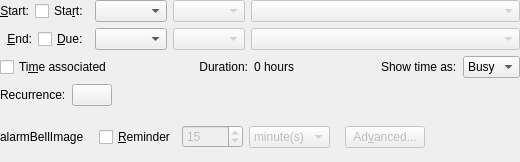
<?xml version="1.0" encoding="UTF-8"?>
<ui version="4.0">
 <class>IncidenceDateTimeEditor</class>
 <widget class="QWidget" name="IncidenceDateTimeEditor">
  <property name="geometry">
   <rect>
    <x>0</x>
    <y>0</y>
    <width>520</width>
    <height>162</height>
   </rect>
  </property>
  <property name="windowTitle">
   <string>Form</string>
  </property>
  <layout class="QGridLayout" name="gridLayout">
   <property name="margin">
    <number>0</number>
   </property>
   <item row="0" column="0">
    <layout class="QHBoxLayout" name="horizontalLayout_6">
     <item>
      <widget class="QLabel" name="mStartLabel">
       <property name="sizePolicy">
        <sizepolicy hsizetype="Minimum" vsizetype="Preferred">
         <horstretch>0</horstretch>
         <verstretch>0</verstretch>
        </sizepolicy>
       </property>
       <property name="text">
        <string>&amp;Start:</string>
       </property>
       <property name="alignment">
        <set>Qt::AlignRight|Qt::AlignTrailing|Qt::AlignVCenter</set>
       </property>
       <property name="buddy">
        <cstring>mStartDateEdit</cstring>
       </property>
      </widget>
     </item>
     <item>
      <widget class="QCheckBox" name="mStartCheck">
       <property name="whatsThis">
        <string>Sets the start date for this to-do</string>
       </property>
       <property name="text">
        <string extracomment="@option:check to-do start datetime">Sta&amp;rt:</string>
       </property>
      </widget>
     </item>
    </layout>
   </item>
   <item row="0" column="1">
    <widget class="KPIM::KDateEdit" name="mStartDateEdit">
     <property name="sizePolicy">
      <sizepolicy hsizetype="Minimum" vsizetype="Fixed">
       <horstretch>0</horstretch>
       <verstretch>0</verstretch>
      </sizepolicy>
     </property>
     <property name="toolTip">
      <string extracomment="@info:tooltip">Set the start date</string>
     </property>
     <property name="whatsThis">
      <string extracomment="@info:whatsthis">Sets the start date for this to-do</string>
     </property>
    </widget>
   </item>
   <item row="0" column="2">
    <widget class="KPIM::KTimeEdit" name="mStartTimeEdit">
     <property name="enabled">
      <bool>false</bool>
     </property>
     <property name="whatsThis">
      <string>Sets the start time for this to-do.</string>
     </property>
    </widget>
   </item>
   <item row="0" column="3">
    <widget class="KPIM::KTimeZoneComboBox" name="mTimeZoneComboStart">
     <property name="enabled">
      <bool>false</bool>
     </property>
     <property name="sizePolicy">
      <sizepolicy hsizetype="MinimumExpanding" vsizetype="Fixed">
       <horstretch>0</horstretch>
       <verstretch>0</verstretch>
      </sizepolicy>
     </property>
     <property name="whatsThis">
      <string extracomment="@info:whatsthis">Select the timezone for this event. It will also affect recurrences</string>
     </property>
    </widget>
   </item>
   <item row="1" column="0">
    <layout class="QHBoxLayout" name="horizontalLayout">
     <item>
      <widget class="QLabel" name="mEndLabel">
       <property name="sizePolicy">
        <sizepolicy hsizetype="Minimum" vsizetype="Preferred">
         <horstretch>0</horstretch>
         <verstretch>0</verstretch>
        </sizepolicy>
       </property>
       <property name="text">
        <string>&amp;End:</string>
       </property>
       <property name="alignment">
        <set>Qt::AlignRight|Qt::AlignTrailing|Qt::AlignVCenter</set>
       </property>
       <property name="buddy">
        <cstring>mEndDateEdit</cstring>
       </property>
      </widget>
     </item>
     <item>
      <widget class="QCheckBox" name="mDueCheck">
       <property name="whatsThis">
        <string>Sets the due date for this to-do.</string>
       </property>
       <property name="text">
        <string extracomment="to-do due datetime">&amp;Due:</string>
       </property>
      </widget>
     </item>
    </layout>
   </item>
   <item row="1" column="1">
    <widget class="KPIM::KDateEdit" name="mEndDateEdit">
     <property name="sizePolicy">
      <sizepolicy hsizetype="Minimum" vsizetype="Fixed">
       <horstretch>0</horstretch>
       <verstretch>0</verstretch>
      </sizepolicy>
     </property>
     <property name="whatsThis">
      <string>Sets the due date for this to-do.</string>
     </property>
    </widget>
   </item>
   <item row="1" column="2">
    <widget class="KPIM::KTimeEdit" name="mEndTimeEdit">
     <property name="enabled">
      <bool>false</bool>
     </property>
     <property name="whatsThis">
      <string>Sets the due time for this to-do.</string>
     </property>
    </widget>
   </item>
   <item row="1" column="3">
    <widget class="KPIM::KTimeZoneComboBox" name="mTimeZoneComboEnd">
     <property name="enabled">
      <bool>false</bool>
     </property>
     <property name="sizePolicy">
      <sizepolicy hsizetype="MinimumExpanding" vsizetype="Fixed">
       <horstretch>0</horstretch>
       <verstretch>0</verstretch>
      </sizepolicy>
     </property>
     <property name="whatsThis">
      <string extracomment="@info:whatsthis">Select the timezone for this event. It will also affect recurrences</string>
     </property>
    </widget>
   </item>
   <item row="2" column="0" colspan="4">
    <layout class="QHBoxLayout" name="horizontalLayout_3">
     <item>
      <widget class="QCheckBox" name="mHasTimeCheckbox">
       <property name="whatsThis">
        <string>Set if this to-do's start and due dates have times associated with them.</string>
       </property>
       <property name="text">
        <string>Ti&amp;me associated</string>
       </property>
      </widget>
     </item>
     <item>
      <spacer name="horizontalSpacer_2">
       <property name="orientation">
        <enum>Qt::Horizontal</enum>
       </property>
       <property name="sizeHint" stdset="0">
        <size>
         <width>40</width>
         <height>20</height>
        </size>
       </property>
      </spacer>
     </item>
     <item>
      <widget class="QLabel" name="label_7">
       <property name="text">
        <string>Duration:</string>
       </property>
       <property name="alignment">
        <set>Qt::AlignRight|Qt::AlignTrailing|Qt::AlignVCenter</set>
       </property>
      </widget>
     </item>
     <item>
      <widget class="QLabel" name="mDurationLabel">
       <property name="text">
        <string>0 hours</string>
       </property>
      </widget>
     </item>
     <item>
      <spacer name="horizontalSpacer_3">
       <property name="orientation">
        <enum>Qt::Horizontal</enum>
       </property>
       <property name="sizeHint" stdset="0">
        <size>
         <width>40</width>
         <height>20</height>
        </size>
       </property>
      </spacer>
     </item>
     <item>
      <widget class="QLabel" name="label_9">
       <property name="text">
        <string>Show time as:</string>
       </property>
      </widget>
     </item>
     <item>
      <widget class="QComboBox" name="comboBox_2">
       <property name="toolTip">
        <string extracomment="@info:tooltip">Set this event as Busy or Free time</string>
       </property>
       <item>
        <property name="text">
         <string extracomment="@item:inlistbox show event as busy time">Busy</string>
        </property>
       </item>
       <item>
        <property name="text">
         <string extracomment="@item:inlistbox show event as free time">Free</string>
        </property>
       </item>
      </widget>
     </item>
    </layout>
   </item>
   <item row="3" column="0" colspan="4">
    <layout class="QHBoxLayout" name="horizontalLayout_2">
     <item>
      <widget class="QLabel" name="label_4">
       <property name="text">
        <string>Recurrence:</string>
       </property>
      </widget>
     </item>
     <item>
      <widget class="QPushButton" name="mRecurrenceEditButton">
       <property name="text">
        <string/>
       </property>
      </widget>
     </item>
     <item>
      <widget class="QLabel" name="mRecurrenceLabel">
       <property name="text">
        <string/>
       </property>
      </widget>
     </item>
     <item>
      <spacer name="horizontalSpacer_4">
       <property name="orientation">
        <enum>Qt::Horizontal</enum>
       </property>
       <property name="sizeHint" stdset="0">
        <size>
         <width>40</width>
         <height>20</height>
        </size>
       </property>
      </spacer>
     </item>
    </layout>
   </item>
   <item row="4" column="0" colspan="4">
    <layout class="QHBoxLayout" name="horizontalLayout_4">
     <item>
      <widget class="QLabel" name="mAlarmBell">
       <property name="sizePolicy">
        <sizepolicy hsizetype="Minimum" vsizetype="Minimum">
         <horstretch>0</horstretch>
         <verstretch>0</verstretch>
        </sizepolicy>
       </property>
       <property name="text">
        <string>alarmBellImage</string>
       </property>
      </widget>
     </item>
     <item>
      <widget class="QStackedWidget" name="mAlarmStack">
       <property name="currentIndex">
        <number>0</number>
       </property>
       <widget class="QWidget" name="SimpleAlarmPage">
        <layout class="QHBoxLayout" name="horizontalLayout_5">
         <item>
          <widget class="QCheckBox" name="mAlarmButton">
           <property name="sizePolicy">
            <sizepolicy hsizetype="Minimum" vsizetype="Fixed">
             <horstretch>0</horstretch>
             <verstretch>0</verstretch>
            </sizepolicy>
           </property>
           <property name="toolTip">
            <string extracomment="@info:tooltip">Set a reminder</string>
           </property>
           <property name="whatsThis">
            <string extracomment="@info:whatsthis">Activates a reminder for this event or to-do.</string>
           </property>
           <property name="text">
            <string extracomment="@option:check">&amp;Reminder</string>
           </property>
          </widget>
         </item>
         <item>
          <widget class="QSpinBox" name="mAlarmTimeEdit">
           <property name="enabled">
            <bool>false</bool>
           </property>
           <property name="sizePolicy">
            <sizepolicy hsizetype="Minimum" vsizetype="Fixed">
             <horstretch>0</horstretch>
             <verstretch>0</verstretch>
            </sizepolicy>
           </property>
           <property name="toolTip">
            <string extracomment="@info:tooltip">Set an alarm</string>
           </property>
           <property name="whatsThis">
            <string extracomment="@info:whatsthis">Sets how long before the event occurs the reminder will be triggered.</string>
           </property>
           <property name="minimum">
            <number>1</number>
           </property>
           <property name="maximum">
            <number>99999</number>
           </property>
           <property name="value">
            <number>15</number>
           </property>
          </widget>
         </item>
         <item>
          <widget class="QComboBox" name="mAlarmIncrCombo">
           <property name="enabled">
            <bool>false</bool>
           </property>
           <property name="sizePolicy">
            <sizepolicy hsizetype="Minimum" vsizetype="Fixed">
             <horstretch>0</horstretch>
             <verstretch>0</verstretch>
            </sizepolicy>
           </property>
           <property name="toolTip">
            <string extracomment="@info:tooltip">Set an alarm</string>
           </property>
           <property name="whatsThis">
            <string extracomment="@info:whatsthis">Sets how long before the event occurs the reminder will be triggered.</string>
           </property>
           <property name="sizeAdjustPolicy">
            <enum>QComboBox::AdjustToContents</enum>
           </property>
           <item>
            <property name="text">
             <string extracomment="@item:inlistbox alarm expressed in minutes">minute(s)</string>
            </property>
           </item>
           <item>
            <property name="text">
             <string extracomment="@item:inlistbox alarm expressed in hours">hour(s)</string>
            </property>
           </item>
           <item>
            <property name="text">
             <string extracomment="@item:inlistbox alarm expressed in days">day(s)</string>
            </property>
           </item>
          </widget>
         </item>
        </layout>
       </widget>
       <widget class="QWidget" name="AdvancedAlarmLabel">
        <layout class="QGridLayout" name="gridLayout_2">
         <item row="0" column="0">
          <widget class="QLabel" name="mAlarmInfoLabel">
           <property name="sizePolicy">
            <sizepolicy hsizetype="Minimum" vsizetype="Preferred">
             <horstretch>0</horstretch>
             <verstretch>0</verstretch>
            </sizepolicy>
           </property>
           <property name="text">
            <string>XXX reminders configured</string>
           </property>
          </widget>
         </item>
        </layout>
       </widget>
      </widget>
     </item>
     <item>
      <widget class="QPushButton" name="mAlarmEditButton">
       <property name="enabled">
        <bool>false</bool>
       </property>
       <property name="sizePolicy">
        <sizepolicy hsizetype="Minimum" vsizetype="Fixed">
         <horstretch>0</horstretch>
         <verstretch>0</verstretch>
        </sizepolicy>
       </property>
       <property name="toolTip">
        <string extracomment="@info:tooltip">Set an advanced alarm</string>
       </property>
       <property name="whatsThis">
        <string extracomment="@info:whatsthis">Push this button to create an advanced alarm for this event or to-do</string>
       </property>
       <property name="text">
        <string extracomment="@action:button advanced alarm settings">Ad&amp;vanced...</string>
       </property>
      </widget>
     </item>
     <item>
      <spacer name="horizontalSpacer_5">
       <property name="orientation">
        <enum>Qt::Horizontal</enum>
       </property>
       <property name="sizeHint" stdset="0">
        <size>
         <width>40</width>
         <height>20</height>
        </size>
       </property>
      </spacer>
     </item>
    </layout>
   </item>
  </layout>
 </widget>
 <customwidgets>
  <customwidget>
   <class>KPIM::KTimeZoneComboBox</class>
   <extends>KComboBox</extends>
   <header>libkdepim/ktimezonecombobox.h</header>
  </customwidget>
  <customwidget>
   <class>KPIM::KTimeEdit</class>
   <extends>QComboBox</extends>
   <header>libkdepim/ktimeedit.h</header>
  </customwidget>
  <customwidget>
   <class>KPIM::KDateEdit</class>
   <extends>QComboBox</extends>
   <header>libkdepim/kdateedit.h</header>
  </customwidget>
  <customwidget>
   <class>KComboBox</class>
   <extends>QComboBox</extends>
   <header>kcombobox.h</header>
  </customwidget>
 </customwidgets>
 <resources/>
 <connections/>
</ui>
